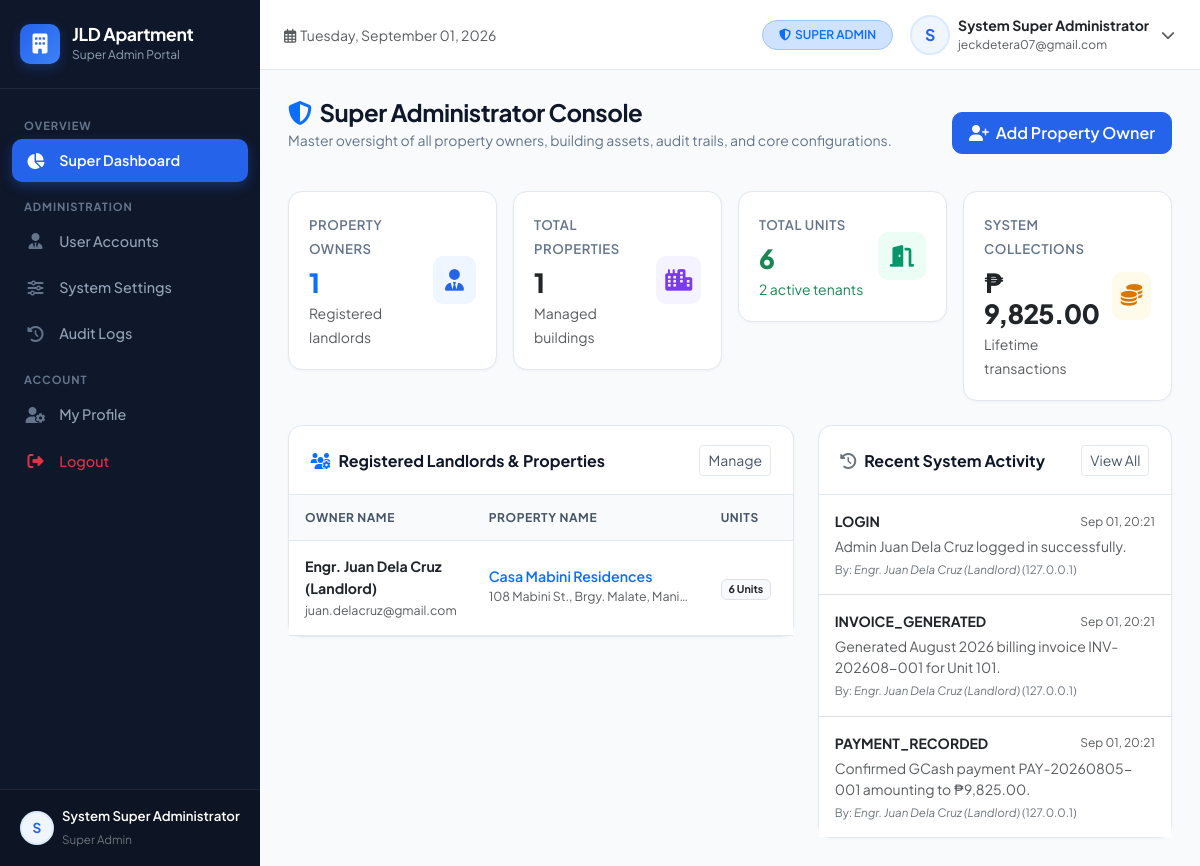
The app's page /views/super_admin/dashboard.php (signed in) with its own data.
### tables this page shows
CREATE TABLE `users` (
    `id` INT AUTO_INCREMENT PRIMARY KEY,
    `name` VARCHAR(100) NOT NULL,
    `username` VARCHAR(50) NOT NULL UNIQUE,
    `email` VARCHAR(100) NOT NULL UNIQUE,
    `password` VARCHAR(255) NOT NULL,
    `role` ENUM('super_admin', 'admin', 'tenant') NOT NULL DEFAULT 'tenant',
    `phone` VARCHAR(20) NULL,
    `avatar` VARCHAR(255) NULL,
    `status` ENUM('active', 'inactive', 'suspended') NOT NULL DEFAULT 'active',
    `created_at` TIMESTAMP DEFAULT CURRENT_TIMESTAMP,
    `updated_at` TIMESTAMP DEFAULT CURRENT_TIMESTAMP ON UPDATE CURRENT_TIMESTAMP
);

CREATE TABLE `audit_logs` (
    `id` INT AUTO_INCREMENT PRIMARY KEY,
    `user_id` INT NULL,
    `action` VARCHAR(100) NOT NULL,
    `details` TEXT NULL,
    `ip_address` VARCHAR(50) NULL,
    `created_at` TIMESTAMP DEFAULT CURRENT_TIMESTAMP,
    CONSTRAINT `fk_audit_user` FOREIGN KEY (`user_id`) REFERENCES `users` (`id`) ON DELETE SET NULL
);

### config/helpers.php (called while the page is built, shortened)
<?php
function formatPeso($amount) {
    return '₱ ' . number_format((float)($amount ?? 0), 2, '.', ',');
}
function formatDate($date, $format = 'M d, Y') {
    return date($format, strtotime($date));
}

### views/super_admin/dashboard.php (the view, shortened to what this page needs)
<?php
$pdo = getDBConnection();
$totalOwners = $pdo->query("SELECT COUNT(*) FROM users WHERE role = 'admin'")->fetchColumn();
$totalProperties = $pdo->query("SELECT COUNT(*) FROM properties")->fetchColumn();
$totalUnits = $pdo->query("SELECT COUNT(*) FROM units")->fetchColumn();
$totalTenants = $pdo->query("SELECT COUNT(*) FROM tenants WHERE status = 'active'")->fetchColumn();
$systemTotalCollection = $pdo->query("SELECT SUM(amount) FROM payments WHERE status = 'confirmed'")->fetchColumn();
$owners = $pdo->query("SELECT u.*, p.name as property_name, p.address as property_address,
    (SELECT COUNT(*) FROM units WHERE property_id = p.id) as unit_count
    FROM users u
    LEFT JOIN properties p ON u.id = p.owner_id
    WHERE u.role = 'admin'
    ORDER BY u.created_at DESC")->fetchAll();
$recentLogs = $pdo->query("SELECT a.*, u.name as user_name, u.role as user_role
    FROM audit_logs a
    LEFT JOIN users u ON a.user_id = u.id
    ORDER BY a.created_at DESC LIMIT 6")->fetchAll();
include_once dirname(dirname(__DIR__)) . '/includes/header.php';
?>
<div class="d-md-flex align-items-center justify-content-between mb-4">
    <div>
        <h1 class="page-title"><i class="fas fa-shield-alt text-primary me-2"></i>Super Administrator Console</h1>
        <p class="page-subtitle">Master oversight of all property owners, building assets, audit trails, and core configurations.</p>
    </div>
    <div class="d-flex gap-2 mt-3 mt-md-0">
        <a href="<?php echo BASE_URL; ?>views/super_admin/owners.php" class="btn btn-primary">
            <i class="fas fa-user-plus me-1"></i> Add Property Owner
        </a>
    </div>
</div>
<div class="row g-3 mb-4">
    <div class="col-12 col-sm-6 col-xl-3">
        <div class="stat-card">
            <div class="d-flex align-items-center justify-content-between">
                <div>
                    <span class="stat-label">Property Owners</span>
                    <div class="stat-value text-primary"><?php echo $totalOwners; ?></div>
                    <small class="text-muted">Registered landlords</small>
                </div>
                <div class="stat-icon-wrapper stat-icon-blue">
                    <i class="fas fa-user-tie"></i>
                </div>
            </div>
        </div>
    </div>
    <div class="col-12 col-sm-6 col-xl-3">
        <div class="stat-card">
            <div class="d-flex align-items-center justify-content-between">
                <div>
                    <span class="stat-label">Total Properties</span>
                    <div class="stat-value text-dark"><?php echo $totalProperties; ?></div>
                    <small class="text-muted">Managed buildings</small>
                </div>
                <div class="stat-icon-wrapper stat-icon-purple">
                    <i class="fas fa-city"></i>
                </div>
            </div>
        </div>
    </div>
    <div class="col-12 col-sm-6 col-xl-3">
        <div class="stat-card">
            <div class="d-flex align-items-center justify-content-between">
                <div>
                    <span class="stat-label">Total Units</span>
                    <div class="stat-value text-success"><?php echo $totalUnits; ?></div>
                    <small class="text-success"><?php echo $totalTenants; ?> active tenants</small>
                </div>
                <div class="stat-icon-wrapper stat-icon-green">
                    <i class="fas fa-door-open"></i>
                </div>
            </div>
        </div>
    </div>
    <div class="col-12 col-sm-6 col-xl-3">
        <div class="stat-card">
            <div class="d-flex align-items-center justify-content-between">
                <div>
                    <span class="stat-label">System Collections</span>
                    <div class="stat-value text-dark"><?php echo formatPeso($systemTotalCollection); ?></div>
                    <small class="text-muted">Lifetime transactions</small>
                </div>
                <div class="stat-icon-wrapper stat-icon-amber">
                    <i class="fas fa-coins"></i>
                </div>
            </div>
        </div>
    </div>
</div>
<div class="row g-4">
    <div class="col-12 col-lg-7">
        <div class="custom-card mb-0">
            <div class="custom-card-header">
                <h5 class="custom-card-title"><i class="fas fa-users-cog text-primary me-2"></i>Registered Landlords & Properties</h5>
                <a href="<?php echo BASE_URL; ?>views/super_admin/owners.php" class="btn btn-sm btn-outline-secondary">Manage</a>
            </div>
            <div class="table-responsive">
                <table class="table table-custom mb-0">
                    <thead>
                        <tr>
                            <th>Owner Name</th>
                            <th>Property Name</th>
                            <th>Units</th>
                            <th>Status</th>
                        </tr>
                    </thead>
                    <tbody>
                        <?php if (empty($owners)): ?>
                            <tr><td colspan="4" class="text-center text-muted py-3">No owners registered.</td></tr>
                        <?php else: ?>
                            <?php foreach ($owners as $ow): ?>
                                <tr>
                                    <td>
                                        <div class="fw-bold text-dark"><?php echo htmlspecialchars($ow['name']); ?></div>
                                        <small class="text-muted"><?php echo htmlspecialchars($ow['email']); ?></small>
                                    </td>
                                    <td>
                                        <div class="fw-semibold text-primary"><?php echo htmlspecialchars($ow['property_name'] ?? '—'); ?></div>
                                        <small class="text-muted text-truncate d-inline-block" style="max-width: 200px;"><?php echo htmlspecialchars($ow['property_address'] ?? ''); ?></small>
                                    </td>
                                    <td>
                                        <span class="badge bg-light text-dark border"><?php echo intval($ow['unit_count']); ?> Units</span>
                                    </td>
                                    <td>
                                    </td>
                                </tr>
                            <?php endforeach; ?>
                        <?php endif; ?>
                    </tbody>
                </table>
            </div>
        </div>
    </div>
    <div class="col-12 col-lg-5">
        <div class="custom-card mb-0">
            <div class="custom-card-header">
                <h5 class="custom-card-title"><i class="fas fa-history text-secondary me-2"></i>Recent System Activity</h5>
                <a href="<?php echo BASE_URL; ?>views/super_admin/audit_logs.php" class="btn btn-sm btn-outline-secondary">View All</a>
            </div>
            <div class="custom-card-body p-0">
                <ul class="list-group list-group-flush small">
                    <?php if (empty($recentLogs)): ?>
                        <li class="list-group-item text-center text-muted py-3">No logs recorded yet.</li>
                    <?php else: ?>
                        <?php foreach ($recentLogs as $log): ?>
                            <li class="list-group-item p-3">
                                <div class="d-flex justify-content-between align-items-center mb-1">
                                    <strong class="text-dark"><?php echo htmlspecialchars($log['action']); ?></strong>
                                    <span class="text-muted" style="font-size: 0.75rem;"><?php echo formatDate($log['created_at'], 'M d, H:i'); ?></span>
                                </div>
                                <div class="text-muted"><?php echo htmlspecialchars($log['details']); ?></div>
                                <div class="text-secondary mt-1" style="font-size: 0.72rem;">
                                    By: <em><?php echo htmlspecialchars($log['user_name'] ?? 'System'); ?></em> (<?php echo $log['ip_address']; ?>)
                                </div>
                            </li>
                        <?php endforeach; ?>
                    <?php endif; ?>
                </ul>
            </div>
        </div>
    </div>
</div>
<?php include_once dirname(dirname(__DIR__)) . '/includes/footer.php'; ?>

### assets/css/custom.css (style rules this page uses)
:root { --primary-color: #2563eb; --primary-hover: #1d4ed8; --primary-subtle: #eff6ff; --secondary-color: #64748b; --success-color: #059669; --success-subtle: #ecfdf5; --warning-color: #d97706; --warning-subtle: #fffbeb; --danger-color: #dc2626; --danger-subtle: #fef2f2; --dark-surface: #0f172a; --sidebar-bg: #0f172a; --sidebar-hover: #1e293b; --sidebar-active: #2563eb; --body-bg: #f8fafc; --card-bg: #ffffff; --border-color: #e2e8f0; --text-main: #1e293b; --text-muted: #64748b; --sidebar-width: 260px; --radius-md: 10px; --radius-lg: 14px; }
body { font-family: 'Plus Jakarta Sans', -apple-system, BlinkMacSystemFont, "Segoe UI", Roboto, sans-serif; background-color: var(--body-bg); color: var(--text-main); min-height: 100vh; overflow-x: hidden; }
.page-title { font-size: 1.5rem; font-weight: 700; color: #0f172a; letter-spacing: -0.02em; margin: 0; }
.page-subtitle { font-size: 0.875rem; color: var(--text-muted); margin-top: 0.2rem; }
.stat-card { background: #ffffff; border: 1px solid var(--border-color); border-radius: var(--radius-lg); padding: 1.25rem; position: relative; overflow: hidden; transition: transform 0.2s ease, box-shadow 0.2s ease; box-shadow: 0 1px 3px rgba(0, 0, 0, 0.04); }
.stat-icon-wrapper { width: 48px; height: 48px; border-radius: var(--radius-md); display: flex; align-items: center; justify-content: center; font-size: 1.35rem; }
.stat-icon-blue { background: #eff6ff; color: #2563eb; }
.stat-icon-green { background: #ecfdf5; color: #059669; }
.stat-icon-amber { background: #fffbeb; color: #d97706; }
.stat-icon-purple { background: #f5f3ff; color: #7c3aed; }
.stat-value { font-size: 1.65rem; font-weight: 800; color: #0f172a; line-height: 1.2; letter-spacing: -0.03em; margin: 0.4rem 0 0.15rem 0; }
.stat-label { font-size: 0.825rem; font-weight: 600; color: #64748b; text-transform: uppercase; letter-spacing: 0.04em; }
.custom-card { background: #ffffff; border: 1px solid var(--border-color); border-radius: var(--radius-lg); box-shadow: 0 1px 3px rgba(0, 0, 0, 0.04); margin-bottom: 1.5rem; }
.custom-card-header { padding: 1.15rem 1.35rem; border-bottom: 1px solid var(--border-color); display: flex; align-items: center; justify-content: space-between; background-color: transparent; }
.custom-card-title { font-size: 1rem; font-weight: 700; color: #0f172a; margin: 0; }
.custom-card-body { padding: 1.35rem; }
.table-custom { margin-bottom: 0; font-size: 0.885rem; }
.table-custom thead th { background-color: #f8fafc; color: #475569; font-weight: 700; font-size: 0.75rem; text-transform: uppercase; letter-spacing: 0.05em; border-top: none; border-bottom: 1px solid var(--border-color); padding: 0.85rem 1rem; }
.table-custom tbody td { padding: 0.95rem 1rem; vertical-align: middle; border-bottom: 1px solid var(--border-color); color: #334155; }
.btn-primary { background-color: var(--primary-color); border-color: var(--primary-color); font-weight: 600; border-radius: var(--radius-md); padding: 0.5rem 1rem; }
.btn-outline-secondary { border-color: var(--border-color); color: #475569; }

### records on screen
users: name "Engr. Juan Dela Cruz (Landlord)", email "juan.delacruz@gmail.com", property_name "Casa Mabini Residences", property_address "108 Mabini St., Brgy. Malate, Manila", unit_count "6"
audit_logs: action "LOGIN", created_at "Sep 01, 20:21", details "Admin Juan Dela Cruz logged in successfully.", user.name "Engr. Juan Dela Cruz (Landlord)", ip_address "127.0.0.1"
audit_logs: action "INVOICE_GENERATED", created_at "Sep 01, 20:21", details "Generated August 2026 billing invoice INV-202608-001 for Unit 101.", user.name "Engr. Juan Dela Cruz (Landlord)", ip_address "127.0.0.1"
audit_logs: action "PAYMENT_RECORDED", created_at "Sep 01, 20:21", details "Confirmed GCash payment PAY-20260805-001 amounting to ₱9,825.00.", user.name "Engr. Juan Dela Cruz (Landlord)", ip_address "127.0.0.1"

### other values on screen
substr($currentUser['name'] ?? 'U', 0, 1) "S"
$currentUser['name'] "System Super Administrator"
str_replace('_', ' ', $currentUser['role'] ?? '') "Super Admin"
str_replace('_', ' ', $currentUser['role'] ?? 'User') "SUPER ADMIN"
$currentUser['email'] "jeckdetera07@gmail.com"
$totalOwners "1"
$totalProperties "1"
$totalUnits "6"
$totalTenants "2"
formatPeso($systemTotalCollection) "₱ 9,825.00"
